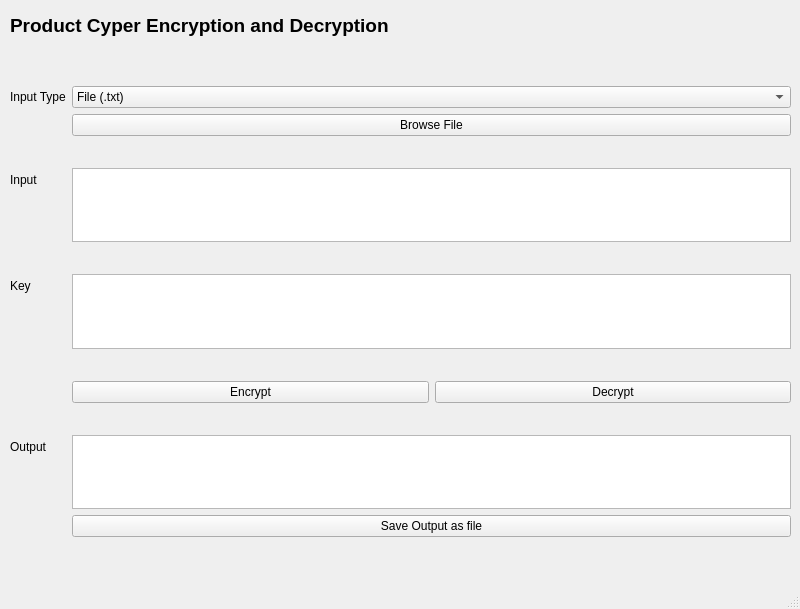
<?xml version="1.0" encoding="UTF-8"?>
<ui version="4.0">
 <class>MainWindow</class>
 <widget class="QMainWindow" name="MainWindow">
  <property name="geometry">
   <rect>
    <x>0</x>
    <y>0</y>
    <width>800</width>
    <height>609</height>
   </rect>
  </property>
  <property name="windowTitle">
   <string>MainWindow</string>
  </property>
  <widget class="QWidget" name="centralwidget">
   <widget class="QWidget" name="formLayoutWidget">
    <property name="geometry">
     <rect>
      <x>10</x>
      <y>60</y>
      <width>781</width>
      <height>477</height>
     </rect>
    </property>
    <layout class="QFormLayout" name="formLayout">
     <item row="0" column="1">
      <spacer name="horizontalSpacer">
       <property name="orientation">
        <enum>Qt::Horizontal</enum>
       </property>
       <property name="sizeHint" stdset="0">
        <size>
         <width>40</width>
         <height>20</height>
        </size>
       </property>
      </spacer>
     </item>
     <item row="1" column="1">
      <widget class="QComboBox" name="comboBox">
       <item>
        <property name="text">
         <string>File (.txt)</string>
        </property>
       </item>
       <item>
        <property name="text">
         <string>Plaintext</string>
        </property>
       </item>
      </widget>
     </item>
     <item row="2" column="1">
      <widget class="QPushButton" name="browse_button">
       <property name="text">
        <string>Browse File</string>
       </property>
      </widget>
     </item>
     <item row="3" column="1">
      <spacer name="horizontalSpacer_4">
       <property name="orientation">
        <enum>Qt::Horizontal</enum>
       </property>
       <property name="sizeHint" stdset="0">
        <size>
         <width>40</width>
         <height>20</height>
        </size>
       </property>
      </spacer>
     </item>
     <item row="4" column="0">
      <widget class="QLabel" name="label">
       <property name="text">
        <string>Input</string>
       </property>
      </widget>
     </item>
     <item row="4" column="1">
      <widget class="QPlainTextEdit" name="plainTextEdit"/>
     </item>
     <item row="5" column="1">
      <spacer name="horizontalSpacer_5">
       <property name="orientation">
        <enum>Qt::Horizontal</enum>
       </property>
       <property name="sizeHint" stdset="0">
        <size>
         <width>40</width>
         <height>20</height>
        </size>
       </property>
      </spacer>
     </item>
     <item row="6" column="0">
      <widget class="QLabel" name="label_4">
       <property name="text">
        <string>Key</string>
       </property>
      </widget>
     </item>
     <item row="6" column="1">
      <widget class="QPlainTextEdit" name="plainTextEdit_2"/>
     </item>
     <item row="7" column="1">
      <spacer name="horizontalSpacer_3">
       <property name="orientation">
        <enum>Qt::Horizontal</enum>
       </property>
       <property name="sizeHint" stdset="0">
        <size>
         <width>40</width>
         <height>20</height>
        </size>
       </property>
      </spacer>
     </item>
     <item row="8" column="1">
      <layout class="QHBoxLayout" name="horizontalLayout">
       <item>
        <widget class="QPushButton" name="encrypt_button">
         <property name="text">
          <string>Encrypt</string>
         </property>
        </widget>
       </item>
       <item>
        <widget class="QPushButton" name="decrypt_button">
         <property name="text">
          <string>Decrypt</string>
         </property>
        </widget>
       </item>
      </layout>
     </item>
     <item row="10" column="1">
      <spacer name="horizontalSpacer_2">
       <property name="orientation">
        <enum>Qt::Horizontal</enum>
       </property>
       <property name="sizeHint" stdset="0">
        <size>
         <width>40</width>
         <height>20</height>
        </size>
       </property>
      </spacer>
     </item>
     <item row="1" column="0">
      <widget class="QLabel" name="label_3">
       <property name="text">
        <string>Input Type</string>
       </property>
      </widget>
     </item>
     <item row="11" column="1">
      <widget class="QPlainTextEdit" name="plainTextEdit_3"/>
     </item>
     <item row="11" column="0">
      <widget class="QLabel" name="label_2">
       <property name="text">
        <string>Output</string>
       </property>
      </widget>
     </item>
     <item row="12" column="1">
      <widget class="QPushButton" name="pushButton">
       <property name="text">
        <string>Save Output as file</string>
       </property>
      </widget>
     </item>
    </layout>
   </widget>
   <widget class="QLabel" name="vigenere_title">
    <property name="geometry">
     <rect>
      <x>10</x>
      <y>10</y>
      <width>421</width>
      <height>31</height>
     </rect>
    </property>
    <property name="font">
     <font>
      <pointsize>14</pointsize>
      <weight>75</weight>
      <bold>true</bold>
     </font>
    </property>
    <property name="text">
     <string>Product Cyper Encryption and Decryption</string>
    </property>
   </widget>
  </widget>
  <widget class="QMenuBar" name="menubar">
   <property name="geometry">
    <rect>
     <x>0</x>
     <y>0</y>
     <width>800</width>
     <height>22</height>
    </rect>
   </property>
  </widget>
  <widget class="QStatusBar" name="statusbar"/>
 </widget>
 <resources/>
 <connections/>
</ui>
